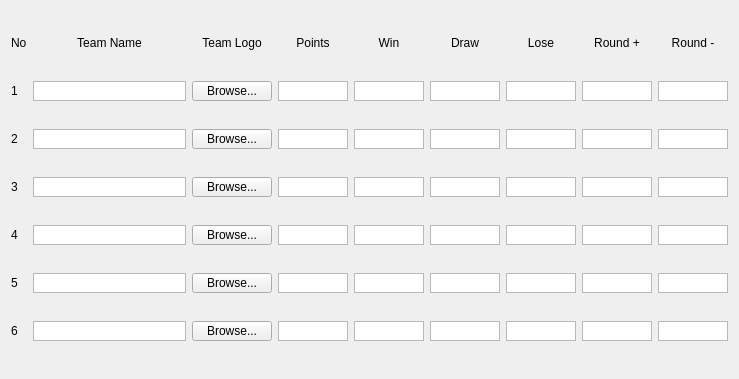
      <widget class="QWidget" name="scrollAreaWidgetContents">
       <property name="geometry">
        <rect>
         <x>0</x>
         <y>0</y>
         <width>739</width>
         <height>379</height>
        </rect>
       </property>
       <layout class="QGridLayout" name="gridLayout">
        <item row="0" column="11">
         <widget class="QLabel" name="label_9">
          <property name="maximumSize">
           <size>
            <width>100</width>
            <height>20</height>
           </size>
          </property>
          <property name="text">
           <string>Round +</string>
          </property>
          <property name="alignment">
           <set>Qt::AlignCenter</set>
          </property>
         </widget>
        </item>
        <item row="1" column="0">
         <widget class="QLabel" name="lg_no_1">
          <property name="maximumSize">
           <size>
            <width>50</width>
            <height>20</height>
           </size>
          </property>
          <property name="text">
           <string>1</string>
          </property>
         </widget>
        </item>
        <item row="1" column="2">
         <widget class="QTextEdit" name="lg_name_1">
          <property name="maximumSize">
           <size>
            <width>200</width>
            <height>20</height>
           </size>
          </property>
          <property name="verticalScrollBarPolicy">
           <enum>Qt::ScrollBarAlwaysOff</enum>
          </property>
         </widget>
        </item>
        <item row="0" column="6">
         <widget class="QLabel" name="label_6">
          <property name="maximumSize">
           <size>
            <width>100</width>
            <height>20</height>
           </size>
          </property>
          <property name="text">
           <string>Win</string>
          </property>
          <property name="alignment">
           <set>Qt::AlignCenter</set>
          </property>
         </widget>
        </item>
        <item row="1" column="3">
         <widget class="QPushButton" name="lg_logo_1">
          <property name="maximumSize">
           <size>
            <width>100</width>
            <height>20</height>
           </size>
          </property>
          <property name="text">
           <string>Browse...</string>
          </property>
         </widget>
        </item>
        <item row="1" column="6">
         <widget class="QTextEdit" name="lg_win_1">
          <property name="maximumSize">
           <size>
            <width>100</width>
            <height>20</height>
           </size>
          </property>
          <property name="verticalScrollBarPolicy">
           <enum>Qt::ScrollBarAlwaysOff</enum>
          </property>
         </widget>
        </item>
        <item row="0" column="10">
         <widget class="QLabel" name="label_8">
          <property name="maximumSize">
           <size>
            <width>100</width>
            <height>20</height>
           </size>
          </property>
          <property name="text">
           <string>Lose</string>
          </property>
          <property name="alignment">
           <set>Qt::AlignCenter</set>
          </property>
         </widget>
        </item>
        <item row="0" column="12">
         <widget class="QLabel" name="label_10">
          <property name="maximumSize">
           <size>
            <width>100</width>
            <height>20</height>
           </size>
          </property>
          <property name="text">
           <string>Round -</string>
          </property>
          <property name="alignment">
           <set>Qt::AlignCenter</set>
          </property>
         </widget>
        </item>
        <item row="0" column="4">
         <widget class="QLabel" name="label_5">
          <property name="maximumSize">
           <size>
            <width>100</width>
            <height>20</height>
           </size>
          </property>
          <property name="text">
           <string>Points</string>
          </property>
          <property name="alignment">
           <set>Qt::AlignCenter</set>
          </property>
         </widget>
        </item>
        <item row="0" column="3">
         <widget class="QLabel" name="label_4">
          <property name="maximumSize">
           <size>
            <width>100</width>
            <height>20</height>
           </size>
          </property>
          <property name="text">
           <string>Team Logo</string>
          </property>
          <property name="alignment">
           <set>Qt::AlignCenter</set>
          </property>
         </widget>
        </item>
        <item row="1" column="4">
         <widget class="QTextEdit" name="lg_pts_1">
          <property name="maximumSize">
           <size>
            <width>100</width>
            <height>20</height>
           </size>
          </property>
          <property name="verticalScrollBarPolicy">
           <enum>Qt::ScrollBarAlwaysOff</enum>
          </property>
         </widget>
        </item>
        <item row="0" column="8">
         <widget class="QLabel" name="label_7">
          <property name="maximumSize">
           <size>
            <width>100</width>
            <height>20</height>
           </size>
          </property>
          <property name="text">
           <string>Draw</string>
          </property>
          <property name="alignment">
           <set>Qt::AlignCenter</set>
          </property>
         </widget>
        </item>
        <item row="1" column="8">
         <widget class="QTextEdit" name="lg_draw_1">
          <property name="maximumSize">
           <size>
            <width>100</width>
            <height>20</height>
           </size>
          </property>
          <property name="verticalScrollBarPolicy">
           <enum>Qt::ScrollBarAlwaysOff</enum>
          </property>
         </widget>
        </item>
        <item row="0" column="0">
         <widget class="QLabel" name="label_2">
          <property name="maximumSize">
           <size>
            <width>50</width>
            <height>20</height>
           </size>
          </property>
          <property name="text">
           <string>No</string>
          </property>
         </widget>
        </item>
        <item row="0" column="2">
         <widget class="QLabel" name="label_3">
          <property name="maximumSize">
           <size>
            <width>200</width>
            <height>20</height>
           </size>
          </property>
          <property name="text">
           <string>Team Name</string>
          </property>
          <property name="alignment">
           <set>Qt::AlignCenter</set>
          </property>
         </widget>
        </item>
        <item row="3" column="8">
         <widget class="QTextEdit" name="lg_draw_3">
          <property name="maximumSize">
           <size>
            <width>100</width>
            <height>20</height>
           </size>
          </property>
          <property name="verticalScrollBarPolicy">
           <enum>Qt::ScrollBarAlwaysOff</enum>
          </property>
         </widget>
        </item>
        <item row="4" column="0">
         <widget class="QLabel" name="lg_no_4">
          <property name="maximumSize">
           <size>
            <width>50</width>
            <height>20</height>
           </size>
          </property>
          <property name="text">
           <string>4</string>
          </property>
         </widget>
        </item>
        <item row="4" column="2">
         <widget class="QTextEdit" name="lg_name_4">
          <property name="maximumSize">
           <size>
            <width>200</width>
            <height>20</height>
           </size>
          </property>
          <property name="verticalScrollBarPolicy">
           <enum>Qt::ScrollBarAlwaysOff</enum>
          </property>
         </widget>
        </item>
        <item row="4" column="3">
         <widget class="QPushButton" name="lg_logo_4">
          <property name="maximumSize">
           <size>
            <width>100</width>
            <height>20</height>
           </size>
          </property>
          <property name="text">
           <string>Browse...</string>
          </property>
         </widget>
        </item>
        <item row="4" column="12">
         <widget class="QTextEdit" name="lg_neg_4">
          <property name="maximumSize">
           <size>
            <width>100</width>
            <height>20</height>
           </size>
          </property>
          <property name="verticalScrollBarPolicy">
           <enum>Qt::ScrollBarAlwaysOff</enum>
          </property>
         </widget>
        </item>
        <item row="3" column="2">
         <widget class="QTextEdit" name="lg_name_3">
          <property name="maximumSize">
           <size>
            <width>200</width>
            <height>20</height>
           </size>
          </property>
          <property name="verticalScrollBarPolicy">
           <enum>Qt::ScrollBarAlwaysOff</enum>
          </property>
         </widget>
        </item>
        <item row="2" column="6">
         <widget class="QTextEdit" name="lg_win_2">
          <property name="maximumSize">
           <size>
            <width>100</width>
            <height>20</height>
           </size>
          </property>
          <property name="verticalScrollBarPolicy">
           <enum>Qt::ScrollBarAlwaysOff</enum>
          </property>
         </widget>
        </item>
        <item row="5" column="0">
         <widget class="QLabel" name="lg_no_5">
          <property name="maximumSize">
           <size>
            <width>50</width>
            <height>20</height>
           </size>
          </property>
          <property name="text">
           <string>5</string>
          </property>
         </widget>
        </item>
        <item row="5" column="2">
         <widget class="QTextEdit" name="lg_name_5">
          <property name="maximumSize">
           <size>
            <width>200</width>
            <height>20</height>
           </size>
          </property>
          <property name="verticalScrollBarPolicy">
           <enum>Qt::ScrollBarAlwaysOff</enum>
          </property>
         </widget>
        </item>
        <item row="2" column="0">
         <widget class="QLabel" name="lg_no_2">
          <property name="maximumSize">
           <size>
            <width>50</width>
            <height>20</height>
           </size>
          </property>
          <property name="text">
           <string>2</string>
          </property>
         </widget>
        </item>
        <item row="2" column="3">
         <widget class="QPushButton" name="lg_logo_2">
          <property name="maximumSize">
           <size>
            <width>100</width>
            <height>20</height>
           </size>
          </property>
          <property name="text">
           <string>Browse...</string>
          </property>
         </widget>
        </item>
        <item row="4" column="6">
         <widget class="QTextEdit" name="lg_win_4">
          <property name="maximumSize">
           <size>
            <width>100</width>
            <height>20</height>
           </size>
          </property>
          <property name="verticalScrollBarPolicy">
           <enum>Qt::ScrollBarAlwaysOff</enum>
          </property>
         </widget>
        </item>
        <item row="2" column="2">
         <widget class="QTextEdit" name="lg_name_2">
          <property name="maximumSize">
           <size>
            <width>200</width>
            <height>20</height>
           </size>
          </property>
          <property name="verticalScrollBarPolicy">
           <enum>Qt::ScrollBarAlwaysOff</enum>
          </property>
         </widget>
        </item>
        <item row="2" column="8">
         <widget class="QTextEdit" name="lg_draw_2">
          <property name="maximumSize">
           <size>
            <width>100</width>
            <height>20</height>
           </size>
          </property>
          <property name="verticalScrollBarPolicy">
           <enum>Qt::ScrollBarAlwaysOff</enum>
          </property>
         </widget>
        </item>
        <item row="1" column="10">
         <widget class="QTextEdit" name="lg_lose_1">
          <property name="maximumSize">
           <size>
            <width>100</width>
            <height>20</height>
           </size>
          </property>
          <property name="verticalScrollBarPolicy">
           <enum>Qt::ScrollBarAlwaysOff</enum>
          </property>
         </widget>
        </item>
        <item row="2" column="10">
         <widget class="QTextEdit" name="lg_lose_2">
          <property name="maximumSize">
           <size>
            <width>100</width>
            <height>20</height>
           </size>
          </property>
          <property name="verticalScrollBarPolicy">
           <enum>Qt::ScrollBarAlwaysOff</enum>
          </property>
         </widget>
        </item>
        <item row="3" column="10">
         <widget class="QTextEdit" name="lg_lose_3">
          <property name="maximumSize">
           <size>
            <width>100</width>
            <height>20</height>
           </size>
          </property>
          <property name="verticalScrollBarPolicy">
           <enum>Qt::ScrollBarAlwaysOff</enum>
          </property>
         </widget>
        </item>
        <item row="3" column="11">
         <widget class="QTextEdit" name="lg_pos_3">
          <property name="maximumSize">
           <size>
            <width>100</width>
            <height>20</height>
           </size>
          </property>
          <property name="verticalScrollBarPolicy">
           <enum>Qt::ScrollBarAlwaysOff</enum>
          </property>
         </widget>
        </item>
        <item row="3" column="12">
         <widget class="QTextEdit" name="lg_neg_3">
          <property name="maximumSize">
           <size>
            <width>100</width>
            <height>20</height>
           </size>
          </property>
          <property name="verticalScrollBarPolicy">
           <enum>Qt::ScrollBarAlwaysOff</enum>
          </property>
         </widget>
        </item>
        <item row="4" column="4">
         <widget class="QTextEdit" name="lg_pts_4">
          <property name="maximumSize">
           <size>
            <width>100</width>
            <height>20</height>
           </size>
          </property>
          <property name="verticalScrollBarPolicy">
           <enum>Qt::ScrollBarAlwaysOff</enum>
          </property>
         </widget>
        </item>
        <item row="3" column="3">
         <widget class="QPushButton" name="lg_logo_3">
          <property name="maximumSize">
           <size>
            <width>100</width>
            <height>20</height>
           </size>
          </property>
          <property name="text">
           <string>Browse...</string>
          </property>
         </widget>
        </item>
        <item row="4" column="8">
         <widget class="QTextEdit" name="lg_draw_4">
          <property name="maximumSize">
           <size>
            <width>100</width>
            <height>20</height>
           </size>
          </property>
          <property name="verticalScrollBarPolicy">
           <enum>Qt::ScrollBarAlwaysOff</enum>
          </property>
         </widget>
        </item>
        <item row="4" column="10">
         <widget class="QTextEdit" name="lg_lose_4">
          <property name="maximumSize">
           <size>
            <width>100</width>
            <height>20</height>
           </size>
          </property>
          <property name="verticalScrollBarPolicy">
           <enum>Qt::ScrollBarAlwaysOff</enum>
          </property>
         </widget>
        </item>
        <item row="1" column="11">
         <widget class="QTextEdit" name="lg_pos_1">
          <property name="maximumSize">
           <size>
            <width>100</width>
            <height>20</height>
           </size>
          </property>
          <property name="verticalScrollBarPolicy">
           <enum>Qt::ScrollBarAlwaysOff</enum>
          </property>
         </widget>
        </item>
        <item row="1" column="12">
         <widget class="QTextEdit" name="lg_neg_1">
          <property name="maximumSize">
           <size>
            <width>100</width>
            <height>20</height>
           </size>
          </property>
          <property name="verticalScrollBarPolicy">
           <enum>Qt::ScrollBarAlwaysOff</enum>
          </property>
         </widget>
        </item>
        <item row="2" column="4">
         <widget class="QTextEdit" name="lg_pts_2">
          <property name="maximumSize">
           <size>
            <width>100</width>
            <height>20</height>
           </size>
          </property>
          <property name="verticalScrollBarPolicy">
           <enum>Qt::ScrollBarAlwaysOff</enum>
          </property>
         </widget>
        </item>
        <item row="3" column="0">
         <widget class="QLabel" name="lg_no_3">
          <property name="maximumSize">
           <size>
            <width>50</width>
            <height>20</height>
           </size>
          </property>
          <property name="text">
           <string>3</string>
          </property>
         </widget>
        </item>
        <item row="4" column="11">
         <widget class="QTextEdit" name="lg_pos_4">
          <property name="maximumSize">
           <size>
            <width>100</width>
            <height>20</height>
           </size>
          </property>
          <property name="verticalScrollBarPolicy">
           <enum>Qt::ScrollBarAlwaysOff</enum>
          </property>
         </widget>
        </item>
        <item row="2" column="11">
         <widget class="QTextEdit" name="lg_pos_2">
          <property name="maximumSize">
           <size>
            <width>100</width>
            <height>20</height>
           </size>
          </property>
          <property name="verticalScrollBarPolicy">
           <enum>Qt::ScrollBarAlwaysOff</enum>
          </property>
         </widget>
        </item>
        <item row="2" column="12">
         <widget class="QTextEdit" name="lg_neg_2">
          <property name="maximumSize">
           <size>
            <width>100</width>
            <height>20</height>
           </size>
          </property>
          <property name="verticalScrollBarPolicy">
           <enum>Qt::ScrollBarAlwaysOff</enum>
          </property>
         </widget>
        </item>
        <item row="3" column="4">
         <widget class="QTextEdit" name="lg_pts_3">
          <property name="maximumSize">
           <size>
            <width>100</width>
            <height>20</height>
           </size>
          </property>
          <property name="verticalScrollBarPolicy">
           <enum>Qt::ScrollBarAlwaysOff</enum>
          </property>
         </widget>
        </item>
        <item row="3" column="6">
         <widget class="QTextEdit" name="lg_win_3">
          <property name="maximumSize">
           <size>
            <width>100</width>
            <height>20</height>
           </size>
          </property>
          <property name="verticalScrollBarPolicy">
           <enum>Qt::ScrollBarAlwaysOff</enum>
          </property>
         </widget>
        </item>
        <item row="5" column="12">
         <widget class="QTextEdit" name="lg_neg_5">
          <property name="maximumSize">
           <size>
            <width>100</width>
            <height>20</height>
           </size>
          </property>
          <property name="verticalScrollBarPolicy">
           <enum>Qt::ScrollBarAlwaysOff</enum>
          </property>
         </widget>
        </item>
        <item row="5" column="3">
         <widget class="QPushButton" name="lg_logo_5">
          <property name="maximumSize">
           <size>
            <width>100</width>
            <height>20</height>
           </size>
          </property>
          <property name="text">
           <string>Browse...</string>
          </property>
         </widget>
        </item>
        <item row="5" column="6">
         <widget class="QTextEdit" name="lg_win_5">
          <property name="maximumSize">
           <size>
            <width>100</width>
            <height>20</height>
           </size>
          </property>
          <property name="verticalScrollBarPolicy">
           <enum>Qt::ScrollBarAlwaysOff</enum>
          </property>
         </widget>
        </item>
        <item row="5" column="4">
         <widget class="QTextEdit" name="lg_pts_5">
          <property name="maximumSize">
           <size>
            <width>100</width>
            <height>20</height>
           </size>
          </property>
          <property name="verticalScrollBarPolicy">
           <enum>Qt::ScrollBarAlwaysOff</enum>
          </property>
         </widget>
        </item>
        <item row="5" column="11">
         <widget class="QTextEdit" name="lg_pos_5">
          <property name="maximumSize">
           <size>
            <width>100</width>
            <height>20</height>
           </size>
          </property>
          <property name="verticalScrollBarPolicy">
           <enum>Qt::ScrollBarAlwaysOff</enum>
          </property>
         </widget>
        </item>
        <item row="5" column="10">
         <widget class="QTextEdit" name="lg_lose_5">
          <property name="maximumSize">
           <size>
            <width>100</width>
            <height>20</height>
           </size>
          </property>
          <property name="verticalScrollBarPolicy">
           <enum>Qt::ScrollBarAlwaysOff</enum>
          </property>
         </widget>
        </item>
        <item row="5" column="8">
         <widget class="QTextEdit" name="lg_draw_5">
          <property name="maximumSize">
           <size>
            <width>100</width>
            <height>20</height>
           </size>
          </property>
          <property name="verticalScrollBarPolicy">
           <enum>Qt::ScrollBarAlwaysOff</enum>
          </property>
         </widget>
        </item>
        <item row="6" column="0">
         <widget class="QLabel" name="lg_no_6">
          <property name="maximumSize">
           <size>
            <width>50</width>
            <height>20</height>
           </size>
          </property>
          <property name="text">
           <string>6</string>
          </property>
         </widget>
        </item>
        <item row="6" column="2">
         <widget class="QTextEdit" name="lg_name_6">
          <property name="maximumSize">
           <size>
            <width>200</width>
            <height>20</height>
           </size>
          </property>
          <property name="verticalScrollBarPolicy">
           <enum>Qt::ScrollBarAlwaysOff</enum>
          </property>
         </widget>
        </item>
        <item row="6" column="3">
         <widget class="QPushButton" name="lg_logo_6">
          <property name="maximumSize">
           <size>
            <width>100</width>
            <height>20</height>
           </size>
          </property>
          <property name="text">
           <string>Browse...</string>
          </property>
         </widget>
        </item>
        <item row="6" column="4">
         <widget class="QTextEdit" name="lg_pts_6">
          <property name="maximumSize">
           <size>
            <width>100</width>
            <height>20</height>
           </size>
          </property>
          <property name="verticalScrollBarPolicy">
           <enum>Qt::ScrollBarAlwaysOff</enum>
          </property>
         </widget>
        </item>
        <item row="6" column="6">
         <widget class="QTextEdit" name="lg_win_6">
          <property name="maximumSize">
           <size>
            <width>100</width>
            <height>20</height>
           </size>
          </property>
          <property name="verticalScrollBarPolicy">
           <enum>Qt::ScrollBarAlwaysOff</enum>
          </property>
         </widget>
        </item>
        <item row="6" column="8">
         <widget class="QTextEdit" name="lg_draw_6">
          <property name="maximumSize">
           <size>
            <width>100</width>
            <height>20</height>
           </size>
          </property>
          <property name="verticalScrollBarPolicy">
           <enum>Qt::ScrollBarAlwaysOff</enum>
          </property>
         </widget>
        </item>
        <item row="6" column="10">
         <widget class="QTextEdit" name="lg_lose_6">
          <property name="maximumSize">
           <size>
            <width>100</width>
            <height>20</height>
           </size>
          </property>
          <property name="verticalScrollBarPolicy">
           <enum>Qt::ScrollBarAlwaysOff</enum>
          </property>
         </widget>
        </item>
        <item row="6" column="11">
         <widget class="QTextEdit" name="lg_pos_6">
          <property name="maximumSize">
           <size>
            <width>100</width>
            <height>20</height>
           </size>
          </property>
          <property name="verticalScrollBarPolicy">
           <enum>Qt::ScrollBarAlwaysOff</enum>
          </property>
         </widget>
        </item>
        <item row="6" column="12">
         <widget class="QTextEdit" name="lg_neg_6">
          <property name="maximumSize">
           <size>
            <width>100</width>
            <height>20</height>
           </size>
          </property>
          <property name="verticalScrollBarPolicy">
           <enum>Qt::ScrollBarAlwaysOff</enum>
          </property>
         </widget>
        </item>
       </layout>
      </widget>
